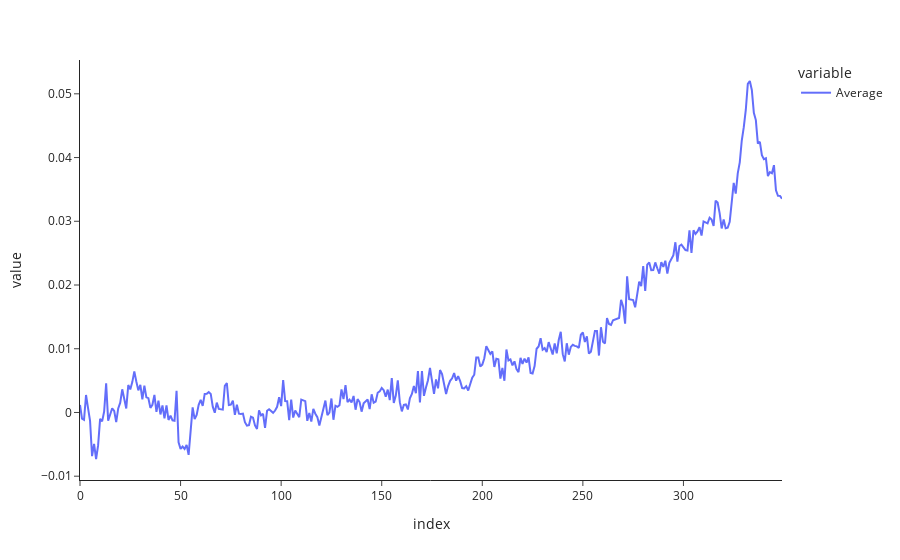

Notebook source saved alongside this figure:
### Code cell
dataline = data1['Average']
startpoint = 100
stimulationframeinterval = 10
baselineframe = 50
baseline = get_baseline(dataline=dataline,startpoint=startpoint,stimulationframeinterval=stimulationframeinterval,baselineframe=baselineframe)
normalizedData = normalization(dataline=dataline,baseline=baseline)
newdata = normalizedData[(int(startpoint)-int(baselineframe)):startpoint+300]
newdata = newdata.reset_index(drop = True)
fig = px.line(newdata)
fig.update_layout(template= 'simple_white')
fig.show()

### Figure 1 — Plotly figure (JSON) as saved in the notebook; plotly's stock layout.template omitted (floating-point values rounded to 4 significant figures; data arrays with more than 128 entries replaced by an {"elided": "..."} marker saying what was removed)
{"data": [{"hovertemplate": "variable=Average<br>index=%{x}<br>value=%{y}<extra></extra>", "legendgroup": "Average", "line": {"color": "#636efa", "dash": "solid"}, "marker": {"symbol": "circle"}, "mode": "lines", "name": "Average", "orientation": "v", "showlegend": true, "type": "scatter", "x": {"elided": "350 int values"}, "xaxis": "x", "y": {"elided": "350 float values"}, "yaxis": "y"}], "layout": {"legend": {"title": {"text": "variable"}, "tracegroupgap": 0}, "margin": {"t": 60}, "xaxis": {"anchor": "y", "domain": [0, 1], "title": {"text": "index"}}, "yaxis": {"anchor": "x", "domain": [0, 1], "title": {"text": "value"}}}}
